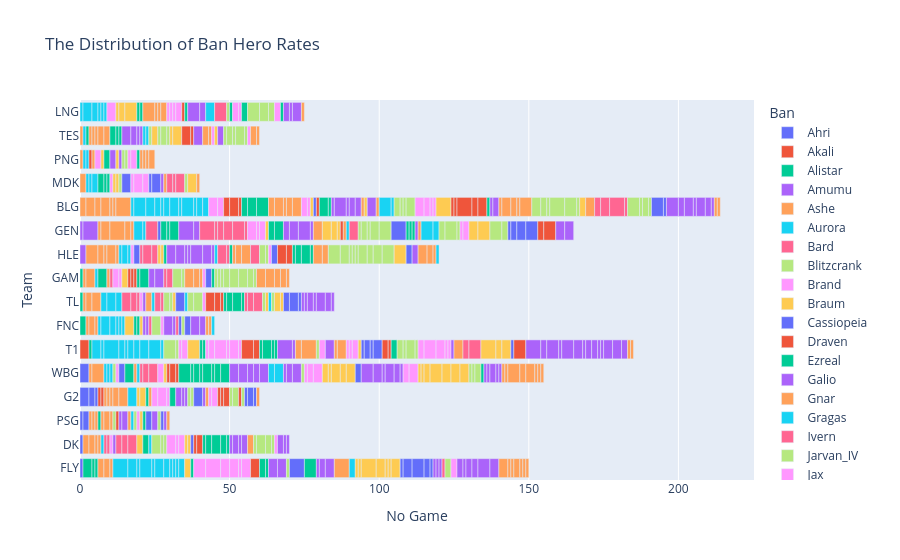

The notebook cell this image was saved under:
### Code cell
ban.sort_values(['Ban'])
fig = px.bar(
    ban,
    x='No Game',           # X-axis label
    y='Team',            # Y-axis label should be 'Pick' to show hero values
    color='Ban',        # Color by 'Team'
    labels={"Ban":"Ban"},  # Set label interaction to 'Team'
    title='The Distribution of Ban Hero Rates',
    hover_data=['Ban']  # Include hero data in the hover information
)
fig.show()
